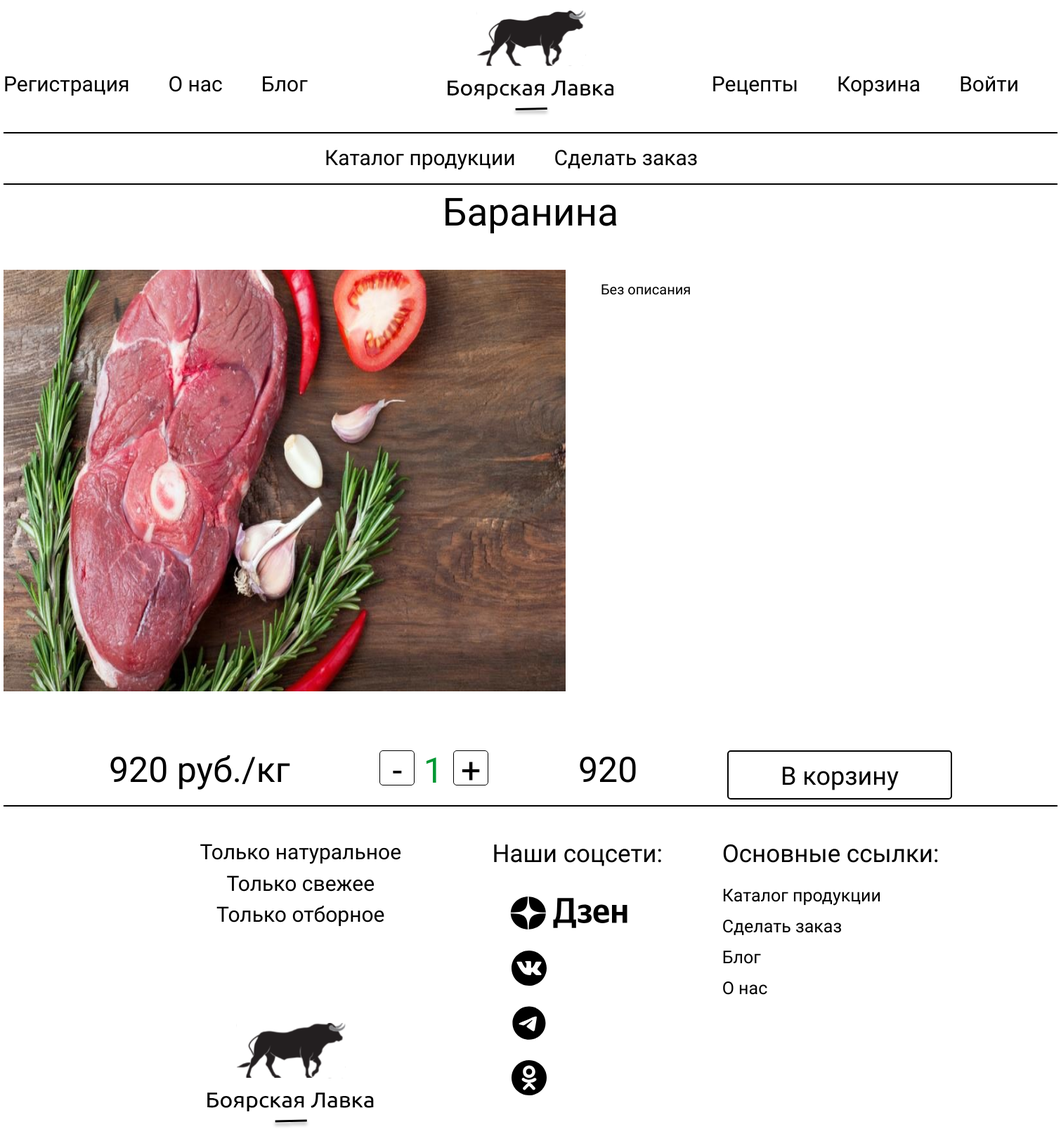
Before: /product_detail/6 with the older database file.
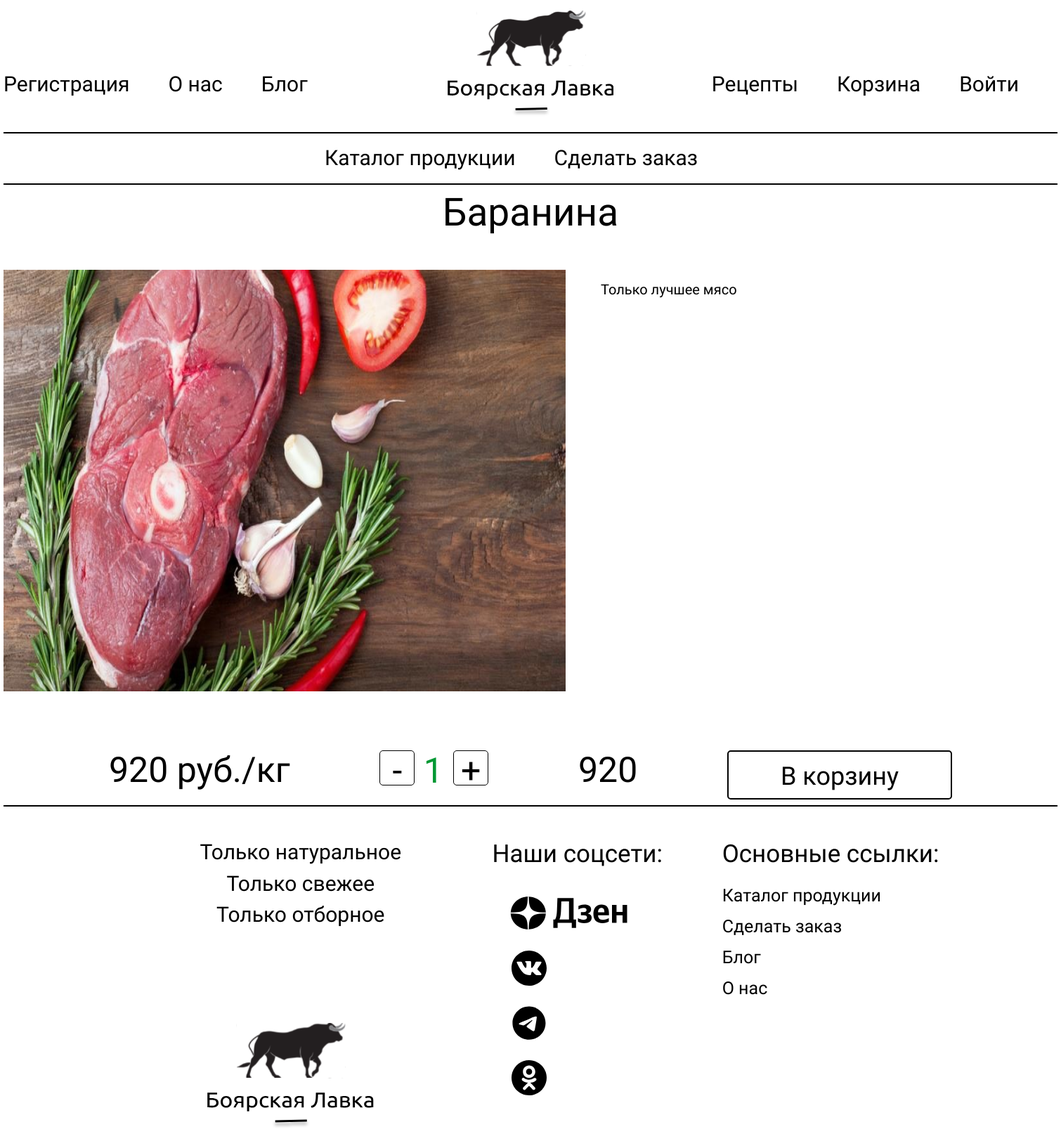
After: the same page with the newer database file.
### butcher_shop_app/models.py (models this page shows, shortened)
class Product(models.Model):
    name = models.CharField(max_length=200)
    cost = models.PositiveIntegerField()
    category_name = models.ManyToManyField(ProductCategories, default="Вне категорий")
    preview = RichTextField(default="Без описания", max_length=500)
    description = RichTextField(default="Без описания")
    image = models.ImageField(upload_to='img', default="img/1.png")

### butcher_shop_app/views.py (the view)
# urls.py: path("product_detail/<int:pk>", product_detail, name="product_detail"),
def product_detail(request, pk):
    context = {}
    product = get_object_or_404(Product, id=pk)
    context['product'] = product
    if request.method == "POST":
        add_to_cart(request)
    return render(request, 'butcher_shop_app/product_detail.html', context)

### butcher_shop_app/templates/butcher_shop_app/product_detail.html (shortened to what this page needs)
{% extends 'butcher_shop_app/base.html' %}
{% block content %}
{% load static %}
<div class="product_detail">
    <div class="product_detail_header">{{product.name}}</div>
    <img class="blog_img product_detail_img" src="{{product.image.url}}">
    <div class="product_discribtion">{{product.description|safe}}</div>
    <form method="post" style="display: flex; justify-content: space-between;">
        <div class="cart_summary">
            <span class="cart_summury_rub"> <span id="product_cost">{{product.cost}}</span> руб./кг</span>
            <div class="product_detail_change_div">
                <button type="button" class="product__card_change_btn change_btn"
                        onclick="sub_cart_count('detail_input')">-
                </button>
                <input class="product__card__count__input product_detail_input" id="detail_input" name="count"
                       type="number" min="1"
                       value="1">
                <button type="button" class="product__card_change_btn change_btn"
                        onclick="add_cart_count('detail_input')">+
                </button>
            </div>
            <span class="cart_summury_rub" id="product_sum">{{product.cost}}</span>
            <button type="submit" class="standart__button" style="margin: 0;">В корзину</button>
        </div>
    </form>
</div>
<hr class="header__line"/>
{% endblock %}

Changed rows visible on the page:
changed Product "Баранина": description "Без описания" → "Только лучшее мясо"
